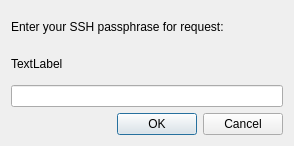
<?xml version="1.0" encoding="UTF-8"?>
<ui version="4.0">
 <class>MainWindow</class>
 <widget class="QDialog" name="MainWindow">
  <property name="geometry">
   <rect>
    <x>0</x>
    <y>0</y>
    <width>294</width>
    <height>146</height>
   </rect>
  </property>
  <property name="windowTitle">
   <string>OpenSSH Authentication Passphrase request</string>
  </property>
  <layout class="QGridLayout" name="gridLayout">
   <item row="0" column="0">
    <widget class="QLabel" name="label">
     <property name="text">
      <string>Enter your SSH passphrase for request:</string>
     </property>
    </widget>
   </item>
   <item row="1" column="0">
    <widget class="QLabel" name="promptLabel">
     <property name="sizePolicy">
      <sizepolicy hsizetype="MinimumExpanding" vsizetype="Preferred">
       <horstretch>0</horstretch>
       <verstretch>0</verstretch>
      </sizepolicy>
     </property>
     <property name="text">
      <string>TextLabel</string>
     </property>
    </widget>
   </item>
   <item row="2" column="0">
    <widget class="QLineEdit" name="passwordEdit">
     <property name="echoMode">
      <enum>QLineEdit::Password</enum>
     </property>
    </widget>
   </item>
   <item row="3" column="0">
    <widget class="QDialogButtonBox" name="buttonBox">
     <property name="orientation">
      <enum>Qt::Horizontal</enum>
     </property>
     <property name="standardButtons">
      <set>QDialogButtonBox::Cancel|QDialogButtonBox::Ok</set>
     </property>
    </widget>
   </item>
  </layout>
 </widget>
 <resources/>
 <connections>
  <connection>
   <sender>buttonBox</sender>
   <signal>accepted()</signal>
   <receiver>MainWindow</receiver>
   <slot>accept()</slot>
   <hints>
    <hint type="sourcelabel">
     <x>248</x>
     <y>254</y>
    </hint>
    <hint type="destinationlabel">
     <x>157</x>
     <y>274</y>
    </hint>
   </hints>
  </connection>
  <connection>
   <sender>buttonBox</sender>
   <signal>rejected()</signal>
   <receiver>MainWindow</receiver>
   <slot>reject()</slot>
   <hints>
    <hint type="sourcelabel">
     <x>316</x>
     <y>260</y>
    </hint>
    <hint type="destinationlabel">
     <x>286</x>
     <y>274</y>
    </hint>
   </hints>
  </connection>
 </connections>
</ui>
